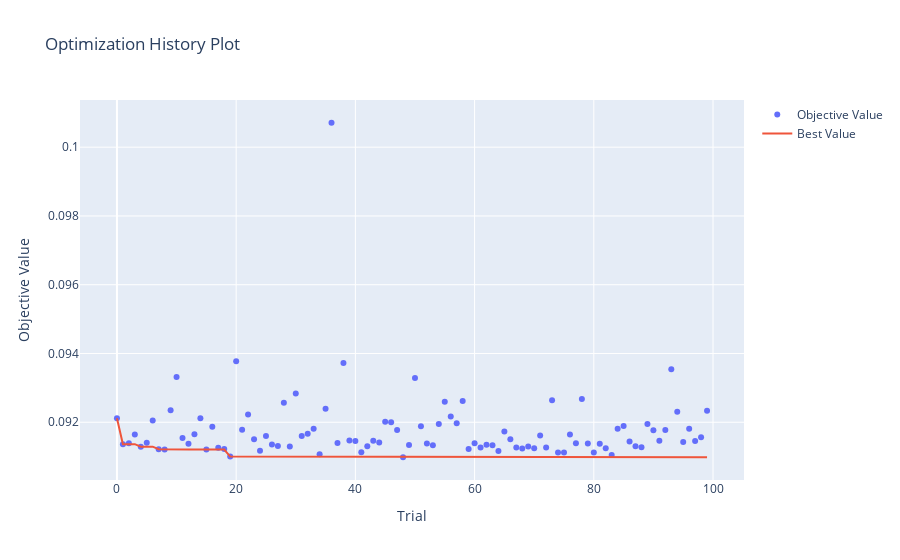

This figure's notebook cell:
### Code cell
from optuna.visualization import plot_contour
from optuna.visualization import plot_optimization_history

plot_optimization_history(study)
